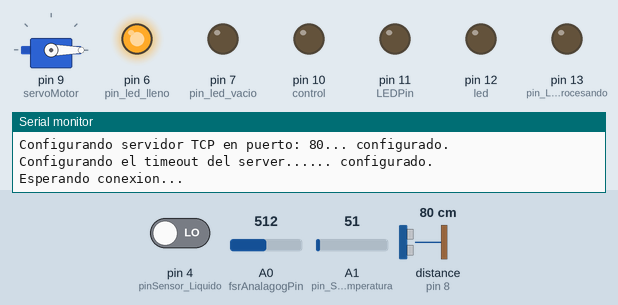
Simulated run of this sketch. Board: Arduino Uno, built with avr-gcc and run on an emulated ATmega328P. Shown: servo, output pins drawn as LEDs (lit = HIGH), the last lines printed to the serial monitor. Wiring (inferred from the names in the program): ultrasonic range finder: trigger pin 8; echo pin 8. The inputs (shaded band) are chosen by the test bench; at power-on: distance to the obstacle (sensor on pin 8) 80 cm, pin 4 (pinSensor_Liquido) LOW, A0 (fsrAnalagogPin) = 512, A1 (pin_SensorTemperatura) = 51. The echo pulse lasts 58.3 µs per cm; the modem accepts every AT command (registered, SIM ready, sends succeed) and sends nothing else.

Above: at 2.1 s.
2.2 s: distance to the obstacle (sensor on pin 8) set to 6 cm
At 7.7 s:
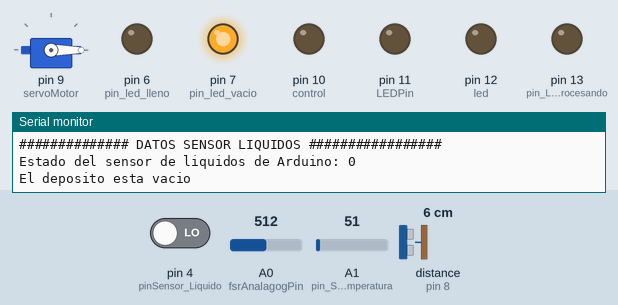
9.3 s: distance to the obstacle (sensor on pin 8) set to 3 cm
At 17.6 s:
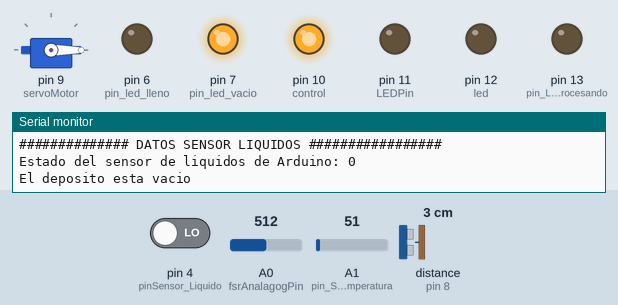
At 22.6 s:
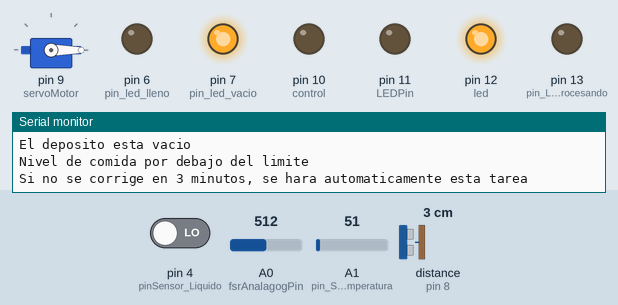
Timing chart, 0 to 69.1 s (numbered marks = the images above; inputs shaded):
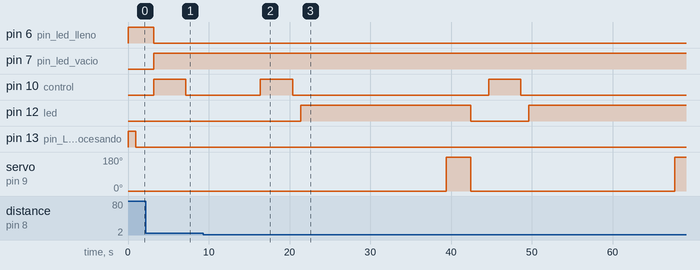

The sketch:

control_mascotas.ino
```cpp
/* Programa de control de un comedero y bebedero*/
/* automático de mascotas controlado por Arduino*/
/* Creado por Luis García Gómez con la ayuda de */
/*            Juan Luis Posadas Yagüe           */
/*            SDE - DISCA UPV 2016/2017         */


// Incluímos la librería para poder controlar el servo
#include <Servo.h>

// Incluimos la libreria para poder poner este Arduino como
// un servidor para darle ordenes y consultar datos
#include <SoftwareSerial.h>
SoftwareSerial SerialEsp8266(3, 2); // RX, TX

int idnodo = 1;
String mi_IP = "";
int pin_LedProcesando = 13;
String nombre_SolicitudTodos = "TODOS";

// Declaramos la variable para controlar el servo
Servo servoMotor;
// Declaramos una constante para controlar el rele de la electrovalvula
const int control = 10;

//SENSORES
  //ULTRASONIDOS
  unsigned long pulso; // necesitamos una variable para medir el pulso
  float distancia; // otra para calcular la distancia
  int pin = 8;  // y otra para el pin del sensor
  String nombre_SensorUltrasonidos = "deposito_comida";
  float valor_SensorUltrasonidos = 0;

    //ACTUADOR DE ESTE SENSOR
    int led = 12; // Led que se enciende cuando el valor de los ultrasonidos denota que no hay comida en el deposito
    String valor_ActuadorLedUltrasonidos; //{OFF, ON}


    //SENSOR DE LIQUIDOS
  //Pin asociado al sensor de nivel de líquido.
  int pinSensor_Liquido = 4;
  String nombre_SensorLiquidos = "deposito_agua";
  String valor_SensorLiquidos = "";

    //ACTUADORES DE ESTE SENSOR
    int pin_led_lleno = 6;  //Led de lleno (deposito de agua lleno)
    //String valor_ActuadorLedSensorLiq_lleno; //{OFF, ON}
    int pin_led_vacio = 7;  //Led pin vacío (deposito de agua vacio)
    //String valor_ActuadorLedSensorLiq_vacio; //{OFF, ON}

  //SENSOR DE PRESION FSR COMIDA (ESTA EN ANALOGICO)
  int fsrAnalagogPin = A0;
  int fsrReading;
  String nombre_SensorPresion = "cuenco_comida";
  int valor_SensorPresion = 0;

    //ACTUADORES DE ESTE SENSOR
    int LEDPin = 11;  // Se encendera cuando baje la presión del sensor y no tenga comida en el cuenco el animal
    int LedBrillo;  // Por si queremos poner intensidad dependiendo de la presión ( Esto es por probar el map)
    String valor_ActuadorLedSensorPresion; //{OFF, ON}


  //NO IMPLEMENTADO SOLO FALTARIA CONECTARLO AL ARDUINO Y DESCOMENTAR ESTAS LINEAS
  //SENSOR DE PRESION FSR AGUA (ESTA EN ANALOGICO)
  //int fsrAnalagogPin2 = A1;
  //int fsrReading2;
  //String nombre_SensorPresion2 = "cuenco_agua";


//SENSORES
String nombre_SensorLuz = "luz";
int pin_SensorLuz = 0;
int valor_SensorLuz = 0;
String nombre_SensorTemperatura = "temp";
int pin_SensorTemperatura = 1;
int valor_SensorTemperatura = 0;

//ACTUADORES
//String nombre_ActuadorLed = "led";
//int pin_ActuadorLed = 12;
//String valor_ActuadorLed; //{OFF, ON}

//CONFIGURACION INICIAL
void setup() {
  pinMode(pin_LedProcesando, OUTPUT);
  digitalWrite(pin_LedProcesando, HIGH);

  //Se inicializan actuadores
//  pinMode(pin_ActuadorLed, OUTPUT);
//  digitalWrite(pin_ActuadorLed, LOW);
//  valor_ActuadorLed = "OFF";

  //Se inicializan actuadores luminosos LED!!!!
  pinMode(led, OUTPUT);
  digitalWrite(led, LOW);
  valor_ActuadorLedUltrasonidos = "OFF";
  pinMode(pinSensor_Liquido, INPUT);
  pinMode(pin_led_lleno, OUTPUT);
  digitalWrite(pin_led_lleno, HIGH);
  pinMode(pin_led_vacio, OUTPUT);
  digitalWrite(pin_led_vacio, LOW);
  pinMode(LEDPin, OUTPUT);
  digitalWrite(LEDPin,LOW);
  valor_ActuadorLedSensorPresion = "OFF";
  pinMode(control, OUTPUT);


    //Se inicializan actuadores
  // Iniciamos el servo para que empiece a trabajar con el pin 9
  servoMotor.attach(9);
  servoMotor.write(0);

  //Rele empezamos en cerrado para la electrovalvula en modo OFF
  digitalWrite(control, LOW);

  //Se inicializan sensores
  //...........................

  //Para conectar con el modulo esp8266
  SerialEsp8266.begin(9600);
  //Para conectar con el modulo serie
  Serial.begin(9600);
  inicializarEsp8266();
  configurarServidorTCP(80);

  digitalWrite(pin_LedProcesando, LOW);
}

//BUCLE DE EJECUCION
void loop() {
  delay(50); //Minimo retardo entre iteraciones

  //SE LEEN LOS VALORES DE LOS SENSORES
  valor_SensorLuz = analogRead(pin_SensorLuz);
  valor_SensorTemperatura = analogRead(pin_SensorTemperatura);

  delay(2000);
  pinMode(pin, OUTPUT); // ponemos el pin como salida
  digitalWrite(pin, HIGH); // lo activamos
  delayMicroseconds(10); // esperamos 10 microsegundos
  digitalWrite(pin, LOW); // lo desactivamos
  pinMode(pin, INPUT); // cambiamos el pin como entrada
  pulso = pulseIn(pin, HIGH); // medimos el pulso de salida del sensor

  Serial.println("############## DATOS SENSOR ULTRASONIDOS #################");
  Serial.print("tiempo = "); // lo pasamos a milisegundos y lo sacamos por
  // el puerto serie
  Serial.print(float(pulso / 1000.0));
  Serial.print("ms, distancia = "); // ahora calculamos la distancia en cm
  // y al puerto serie
  distancia = ((float(pulso / 1000.0)) * 34.32) / 2;
  Serial.print(distancia);
  Serial.println("cm");

  valor_SensorUltrasonidos = distancia;


    //Aquí controlamos el valor del sensor de líquidos
  Serial.println("############## DATOS SENSOR LIQUIDOS #################");
  int estado = digitalRead(pinSensor_Liquido);
  Serial.print("Estado del sensor de liquidos de Arduino: ");
  Serial.println(estado);
  if (estado == 1) {
    Serial.println("El deposito esta lleno");
    valor_SensorLiquidos = "LLENO";
    } else {
     Serial.println("El deposito esta vacio");
     valor_SensorLiquidos = "VACIO";
      }

  switch(estado) {
    case 0:
      digitalWrite( pin_led_vacio , HIGH) ;
      digitalWrite( pin_led_lleno , LOW) ;
      //Activamos la valvula del agua para llenar el tanque.
      digitalWrite(control, HIGH);
      delay(4000);
      digitalWrite(control, LOW);
      break;


    case 1:
      digitalWrite( pin_led_lleno , HIGH) ;
      digitalWrite( pin_led_vacio , LOW) ;
      break;
    }
    delay(1000);


      // Medida en vacío del sensor

  float Limite = 4.20 ;
  if ( distancia < Limite) {
    digitalWrite ( led , HIGH) ;
    valor_ActuadorLedUltrasonidos = "ON";
     Serial.println("Nivel de comida por debajo del limite");
     Serial.print("Si no se corrige en 3 minutos, se hara automaticamente esta tarea\n");
     delay(18000); //Son 180000 los 3 minutos
    // Desplazamos a la posición 180º
    servoMotor.write(180);
    // Esperamos 2 segundos
    delay(3000);
    servoMotor.write(0);
    digitalWrite( led , LOW) ;
    valor_ActuadorLedUltrasonidos = "OFF";


  } else {
    digitalWrite( led , LOW) ;
    valor_ActuadorLedUltrasonidos = "OFF";
    //Poner mejor más tiempo como 300000 para 5 minutos
    delay (5000) ;                  // Para limitar el número de mediciones
  }

//NOTA: Con el sensor de presión se ve que por falta de memoria no es capaz de habilitar el Arduino como server
//Por so se ha comentado todo este sensor si queremos que el ESP funcione y no de ERROR al ponerse en modo servidor.
   //Aqui empieza la parte del sensor de presión

  fsrReading = analogRead(fsrAnalagogPin);

  // Esta es la parte que si se descomentamos hace que de ERROR el modulo de wifi ESP!!!!!
//  Serial.println("############## DATOS SENSOR PRESION #################");
//  Serial.print("Salida analogica del sensor de peso = ");
//  Serial.println(fsrReading);

  if (fsrReading < 28 ) {
    digitalWrite(LEDPin, HIGH);
    valor_SensorPresion = "ON";
    servoMotor.write(180);
    // Esperamos 2 segundos
    delay(3000);
    servoMotor.write(0);

    } else {
        digitalWrite(LEDPin, LOW);
        valor_SensorPresion = "OFF";
    }
//
////  LedBrillo = map(fsrReading, 0, 1023, 0, 255);
////  analogWrite(LEDPin, LedBrillo);
//
//    delay(2000);


  //EN FUNCION DE LOS VALORES DE LOS SENSORES SE REALIZAN LAS ACCIONES DE CONTROL CORRESPONDIENTES (AUTONOMIA E INTELIGENCIA DEL SISTEMA)
  //
  //............
  //

  //Se comprueba si han llegado datos por el puerto del esp8266 (conexiones de clientes al servidor) y se procesan:
  if (SerialEsp8266.available() > 0) { //Ver si hay mensaje del ESP8266
    if (SerialEsp8266.find("+IPD,")) { //Ver si el servidor ha recibido datos
      digitalWrite(pin_LedProcesando, HIGH);
      //+IPD,<ID>,<len>[,<remoteIP>,<remote port>]:<data>
      //Segun el formato que se ha decidido, la informacion <data> enviada por el cliente ocupa solo una linea
      String S = SerialEsp8266.readStringUntil('\r'); //Lee los datos hasta que se encuentra el carriage return character (ASCII 13, or '\r'). El caracter buscado no se devuelve en la cadena resultado.
      while (SerialEsp8266.available()) { //Se vacia el buffer.
        SerialEsp8266.read();
      }
      Serial.println("Datos recibidos: " + S);
      int pos_sig_coma = S.indexOf(",");
      String s_conexion_ID = S.substring(0, pos_sig_coma);
      int conexion_ID = s_conexion_ID.toInt(); //A continuacion del +IPD, se encuentra el identificador de la conexion <ID>, para poder responder

      int pos_dos_puntos = S.indexOf(":", pos_sig_coma); //Despues de los : se encuentran los datos <data>
      String nombre = S.substring(pos_dos_puntos + 1); //Se asigna a nombre todos los datos <data>
      String valor = "";
      //El formato que se ha decidido para <data> es: nombre[=valor]
      //Si solo aparece nombre, el cliente solicita el valor para dicho nombre
      //Si aparece =valor, el cliente solicita asignar dicho valor para dicho nombre
      int pos_igual = nombre.indexOf("="); //Se comprueba si en los datos <data> aparece =valor despues del nombre
      if (pos_igual != -1) { //Aparece =valor despues del nombre
        valor = nombre.substring(pos_igual + 1);
        nombre = nombre.substring(0, pos_igual);
      }

      //Evalua los datos recibidos y actua en consecuencia:
      //Formato respuesta: nombre1=valor1[&nombre2=valor2......&nombreN=valorN]
      String respuesta = "";
      if (nombre.equals(nombre_SolicitudTodos)) {
       respuesta = nombre_SensorUltrasonidos + "=" + valor_SensorUltrasonidos + "&" + nombre_SensorLiquidos + "=" + valor_SensorLiquidos + "&" + nombre_SensorPresion + "=" + valor_SensorPresion;
      }
      else if (nombre.equals(nombre_SensorUltrasonidos)) {
        respuesta = nombre_SensorUltrasonidos + "=" + valor_SensorUltrasonidos;
      }
      else if (nombre.equals(nombre_SensorLiquidos)) {
        respuesta = nombre_SensorLiquidos + "=" + valor_SensorLiquidos;
      }
      else if (nombre.equals(nombre_SensorPresion)) {
        respuesta = nombre_SensorPresion + "=" + valor_SensorPresion;
      }

      //Si queremos añadir más información como del servo y demás seria hacer lo mismo para todos los elementos que queramos visualizar
      //Dar un nombre_sensor_Actuador y un valor_Sensor_Actuador.

   /*   else if (nombre.equals(nombre_ActuadorLed)) {
        if (pos_igual != -1) { //Aparece =valor despues del nombre
          //Recibida una solicitud de asignar un valor
          if (valor.equals("ON")) {
            digitalWrite(pin_ActuadorLed, HIGH);
            valor_ActuadorLed = "ON";
            respuesta = "respuesta=" + nombre_ActuadorLed + " encendido";
          }
          else if (valor.equals("OFF")) {
            digitalWrite(pin_ActuadorLed, LOW);
            valor_ActuadorLed = "OFF";
            respuesta = "respuesta=" + nombre_ActuadorLed + " apagado";
          }
        }
        else { //Recibida una solicitud de devolver su valor actual
         respuesta = nombre_ActuadorLed + "=" + valor_ActuadorLed;
        }
      }

      */
      else { //if nothing else matches, do the default
        respuesta = "respuesta=orden no reconocida";
      }

      enviarMensaje(respuesta, conexion_ID);
      cerrarConexion(conexion_ID);
      digitalWrite(pin_LedProcesando, LOW);
    }
  }
}

boolean inicializarEsp8266() {

  do { //Se reinicia el modulo esp8266
    Serial.print("Reseteando modulo esp8266");
    SerialEsp8266.println("AT+RST"); //Se envía el comando correspondiente al ESP8266
    do {
      delay(100);//Se espera contestacion del ESP8266
    } while (!SerialEsp8266.available());
    //Se comprueba si se ha obtenido la respuesta esperada:
    if (SerialEsp8266.find("ready")) {
      Serial.println("... Modulo preparado");
      break;
    } else {
      Serial.println("... ERROR");
    };
  } while (true);

  do { //Se configura como modo 2: SOFTAP (router)
    Serial.print("Estableciendo modo 2");
    SerialEsp8266.println("AT+CWMODE_DEF=2"); //Se envía el comando correspondiente al ESP8266
    do {
      delay(100);//Se espera contestacion del ESP8266
    } while (!SerialEsp8266.available());
    //Se comprueba si se ha obtenido la respuesta esperada:
    if (SerialEsp8266.find("OK")) {
      Serial.println("... Modo 2 soft-AP (router) establecido");
      break;
    } else {
      Serial.println("... ERROR");
    };
  } while (true);

  do { //Se habilita DHCP
    Serial.print("Habilitando DHCP");
    SerialEsp8266.println("AT+CWDHCP_DEF=0,1"); //Se envía el comando correspondiente al ESP8266
    do {
      delay(100);//Se espera contestacion del ESP8266
    } while (!SerialEsp8266.available());
    //Se comprueba si se ha obtenido la respuesta esperada:
    if (SerialEsp8266.find("OK")) {
      Serial.println("... DHCP habilitado");
      break;
    } else {
      Serial.println("... ERROR");
    };
  } while (true);

  do { //Se configura el router
    Serial.print("Configurando el router Arduino_Luis");
    SerialEsp8266.println("AT+CWSAP_DEF=\"Arduino_Luis\",\"\",5,0"); //Se envía el comando correspondiente al ESP8266
    do {
      delay(100);//Se espera contestacion del ESP8266
    } while (!SerialEsp8266.available());
    //Se comprueba si se ha obtenido la respuesta esperada:
    if (SerialEsp8266.find("OK")) {
      Serial.println("... router configurado");
      break;
    } else {
      Serial.println("... ERROR");
    };
  } while (true);

  //Se obtiene la IP asignada
  Serial.print("Obteniendo la IP asignada");
  SerialEsp8266.println("AT+CIFSR"); //Se envía el comando correspondiente al ESP8266
  do {
    delay(100);//Se espera contestacion del ESP8266
  } while (!SerialEsp8266.available());
  //Se comprueba si se ha obtenido la respuesta esperada:
  if (SerialEsp8266.find("\"")) {
    mi_IP = SerialEsp8266.readStringUntil('\"');
    Serial.print("... IP obtenida=");
    Serial.println(mi_IP);
  }

}

boolean configurarServidorTCP(int port) {
  do { //Aceptar multiples conexiones
    Serial.print("Estableciendo aceptar multiples conexiones");
    SerialEsp8266.println("AT+CIPMUX=1");//Se envía el comando correspondiente al ESP8266
    do {
      delay(100);//Se espera contestacion del ESP8266
    } while (!SerialEsp8266.available());
    //Se comprueba si se ha obtenido la respuesta esperada:
    if (SerialEsp8266.find("OK")) { //Si ya está configurado devuelve "Link is builded"
      Serial.println("... establecido");
      break;
    } else {
      Serial.println("... ERROR");
    };
  } while (true);

  do { //Configurar como Server TCP en el puerto "port"
    Serial.print("Configurando servidor TCP en puerto: " + String(port));
    String cmd = "AT+CIPSERVER=1,";
    cmd += String(port);
    SerialEsp8266.println(cmd);//Se envía el comando correspondiente al ESP8266
    //Con SerialEsp8266.println("AT+CIPSERVER=1,"+port) NO FUNCIONA
    do {
      delay(100);//Se espera contestacion del ESP8266
    } while (!SerialEsp8266.available());
    //Se comprueba si se ha obtenido la respuesta esperada:
    if (SerialEsp8266.find("OK")) {
      Serial.println("... configurado.");
      break;
    } else {
      Serial.println("... ERROR");
    };
  } while (true);

  do { //Configurar el timeout
    Serial.print("Configurando el timeout del server...");
    String cmd = "AT+CIPSTO=15";
    SerialEsp8266.println(cmd);//Se envía el comando correspondiente al ESP8266
    do {
      delay(100);//Se espera contestacion del ESP8266
    } while (!SerialEsp8266.available());
    //Se comprueba si se ha obtenido la respuesta esperada:
    if (SerialEsp8266.find("OK")) {
      Serial.println("... configurado.");
      break;
    } else {
      Serial.println("... ERROR");
    };
  } while (true);

  Serial.println("Esperando conexion...");
}

//Envia mensaje por la conexión establecida
boolean enviarMensaje(String mensaje, int id_conexion) {
  //Al aceptar multiples conexiones (+CIPMUX=1) hay que indicar el identificador de la conexion
  boolean resultado = false;
  //Se prepara el mensaje
  String men = mensaje;
  //men += "\r\n"; //No hace falta porque enviamos estos dos caracteres con el println (no con el print) pero sí hay que tenerlos en cuenta en la longitud del mensaje a enviar (men.length()+2)
  //pinntln: ASCII text followed by a carriage return character (ASCII 13, or '\r') and a newline character (ASCII 10, or '\n')
  //Se prepara el comando con el tamaño de los datos a enviar
  String cmd = "AT+CIPSEND=";
  cmd += String(id_conexion);
  cmd += ",";
  cmd += String(men.length() + 2); //Muy importante sumar +2 correspondientes a los caracteres "\r\n"
  //que se envían con el println (no con el print, en ese caso habría que añadir los caracteres al mensaje (men += "\r\n";)
  //Se realiza la peticion de envío
  Serial.print("Enviando mensaje");
  SerialEsp8266.println(cmd);//Se envía el comando correspondiente al ESP8266
  do {
    delay(100);//Se espera contestacion del ESP8266
  } while (!SerialEsp8266.available());
  //Se comprueba si se ha obtenido la respuesta esperada:
  if (SerialEsp8266.find(">")) {
    // Se envía el mensaje
    SerialEsp8266.println(men);
    do {
      delay(100);//Se espera contestacion del ESP8266
    } while (!SerialEsp8266.available());
    if (SerialEsp8266.find("OK")) {
      Serial.println("... enviado: " + men);
      resultado = true;
    } else {
      Serial.println("... ERROR en el envio de: " + men);
    };
  } else {
    Serial.println("... ERROR. No recibido >");
    //Si no se ha recibido el caracter > es que ya no existe la conexion
  };
  return resultado;
}

void cerrarConexion(int id_conexion) {
  //Al aceptar multiples conexiones (+CIPMUX=1) hay que indicar el identificador de la conexion
  String cmd = "AT+CIPCLOSE";
  cmd += "=";
  cmd += String(id_conexion);
  //Se cierra la conexion
  Serial.println("Cerrando conexion");
  SerialEsp8266.println(cmd); //Se envía el comando correspondiente al ESP8266
}
```

Measured:
- the behaviour switches between 5 and 4 cm on distance to the obstacle (sensor on pin 8) (found by bisection; images 1 and 2)
- after the input at 9.3 s, pin 10 (control): LOW → HIGH after 35.3 s, → LOW 4.0 s later; pin 12 (led): LOW → HIGH after 12.1 s, → LOW 21.0 s later, → HIGH 7.2 s later; servo on pin 9 (servoMotor): 0° → 180° after 30.1 s, → 0° 3.0 s later, → 180° 25.3 s later
